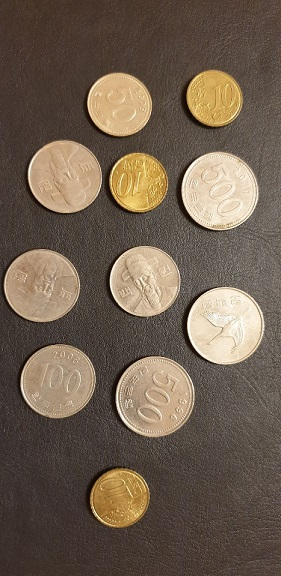
//> input picture [OpenCV] 11.영상분할/coins5.jpg, 281 x 576 px
$ ./34_20181046정연희   (built with g++ and OpenCV 4)
//> lines starting //> are read from the running program, lines starting //| are printed output that depends on the picture; after the words box and inside, x2 and y2 are one past the last pixel; in counts of white or black regions, pixels touching at a corner belong together
#include <opencv2/opencv.hpp>
#include <iostream>

using namespace cv;
using namespace std;

int threshold_value = 128;
int threshold_type = 0;
const int max_value = 255;
const int max_binary_value = 255;
Mat src, src_gray, dst;
Mat img_edge, labels, centroids, img_color, stats;
int area, width, height;

static void MyThreshold(int, void*)
{
	threshold(src, dst, threshold_value, max_binary_value, threshold_type);
	imshow("result", dst);
}


int main()
{

	src = imread("coins5.jpg", IMREAD_GRAYSCALE);
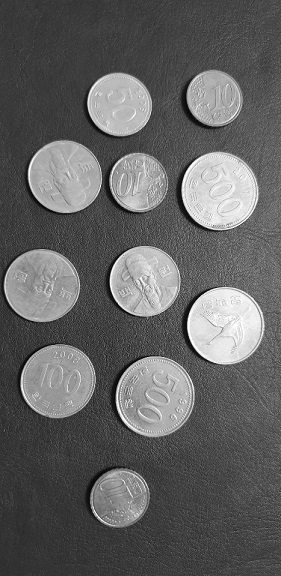
//> src: 576 rows x 281 cols, CV_8UC1; min 0, max 255, mean 98.4

	if (src.empty()) { return -1; }
	imshow("result", src);

	//------------------------ <OSTU의 이진화> -----------------------------------
	Mat blur, th1, th2, th3, th4;

	threshold(src, th1, 127, 255, THRESH_BINARY); // Global Thresholding - 임계값이 다 똑같음
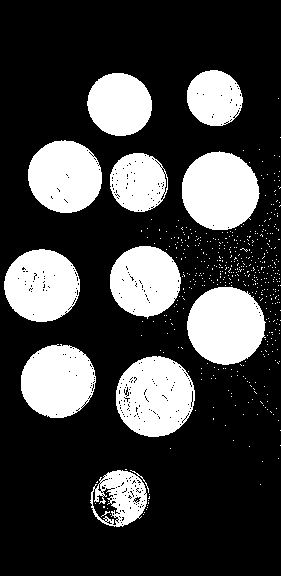
//> th1: 576 rows x 281 cols, CV_8UC1; 25.7% white; 489 white regions (478 under 20 px), largest, box (x1, y1, x2, y2) and area: (116, 356, 195, 437) 4817, (182, 151, 260, 230) 4757, (187, 287, 266, 365) 4751
	threshold(src, th2, 0, 255, THRESH_BINARY | THRESH_OTSU); // 원본에 OSTU로 임계값 자동으로 설정
//> th2: 576 rows x 281 cols, CV_8UC1; 26% white; 577 white regions (566 under 20 px), largest, box (x1, y1, x2, y2) and area: (116, 356, 195, 437) 4843, (182, 151, 260, 230) 4765, (187, 287, 266, 365) 4758

	Size size = Size(5, 5);

	GaussianBlur(src, blur, size, 0); // Blurring
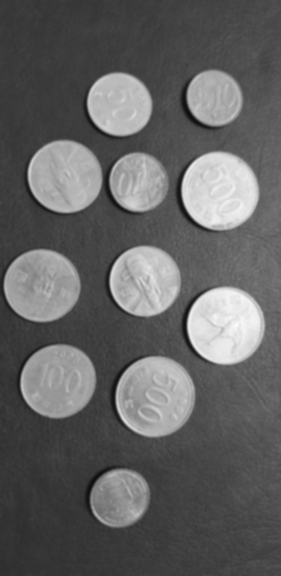
//> blur: 576 rows x 281 cols, CV_8UC1; min 14, max 251, mean 98.4
	threshold(blur, th3, 0, 255, THRESH_BINARY | THRESH_OTSU); //가우시안 블러링 처리 후 OSTU 이용해서 자동으로 임계값 준 것
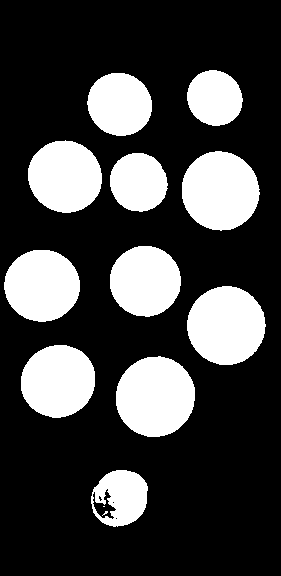
//> th3: 576 rows x 281 cols, CV_8UC1; 25.9% white; 13 white regions (2 under 20 px), largest, box (x1, y1, x2, y2) and area: (116, 356, 195, 437) 5016, (187, 286, 266, 365) 4839, (182, 151, 260, 231) 4830

	imshow("Global Thresholding", th1);
	imshow("Otsu Thresholding", th2);
	imshow("Ostu after Blurring", th3);

	//--------------------- <트랙바로 임계값 조절> ----------------------------
	createTrackbar("임계값","result", &threshold_value, max_value, MyThreshold);
	//MyThreshold(0, 0); // 초기화를 위하여 호출

	//--------------------- <Connected Component Labeling>-----------------------

	// n : 레이블 개수 반환 - 연결된 성분이 몇 개인지 분석
	int n = connectedComponentsWithStats(th3, labels, stats, centroids);
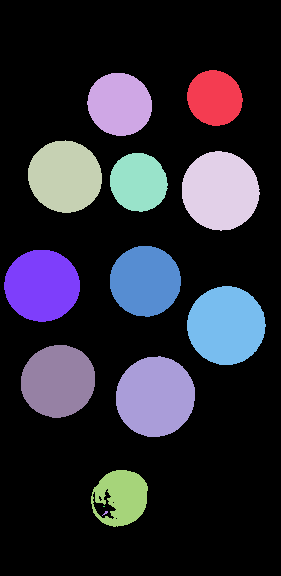
//> labels: 576 rows x 281 cols, CV_32SC1; 14 distinct labels, from 0 to 13; one colour per label, 0 black
//> stats = 14 rows, first 6: [0, 0, 281, 576, 119924], [187, 70, 56, 56, 2424], [87, 73, 65, 63, 3208], [28, 140, 74, 73, 4194], [182, 151, 78, 80, 4830], [110, 153, 58, 59, 2663]; centroids = 14 rows, first 8: [141.1, 293.4], [214.3, 97.61], [119.2, 103.9], [64.58, 176.2], [219.9, 190.5], [138.1, 181.9], [144.8, 280.7], [41.57, 285.2]; n = 14

	// 각 레이블의 색상 설정
	vector<Vec3b> colors(n + 1); // 각 레이블의 색상을 저장
	colors[0] = Vec3b(0, 0, 0); // colors[0]는 배경 색상, 검정색
	for (int i = 1; i <= n; i++) { // 랜덤 색상을 colors[ ] 배열에 저장
		colors[i] = Vec3b(rand() % 256, rand() % 256, rand() % 256);
	}
//> this loop made 14 passes

	img_color = cv::Mat::zeros(src.size(), CV_8UC3); //colorful label 영상 만들기
	for (int y = 0; y < img_color.rows; y++)
		for (int x = 0; x < img_color.cols; x++)
		{
			int label = labels.at<int>(y, x);
			img_color.at<cv::Vec3b>(y, x) = colors[label];


		}
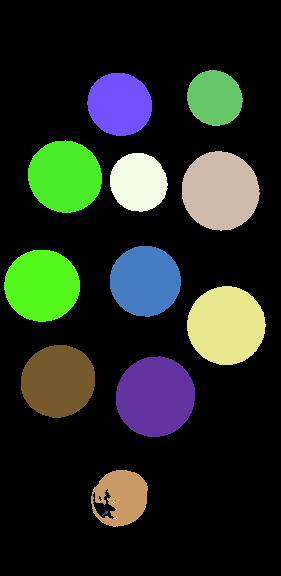
//> img_color: 576 rows x 281 cols, CV_8UC3; mean B, G, R 33.8, 43, 35.7

	// 동전 갯수 합산 배열
	int fiveHundWon[10], oneHundWon[10], tenWon[10], fiftyWon[10];
	int cntFiveHund = 0, cntOneHund = 0, cntTen = 0, cntFifty = 0;

	// stas 출력
	for (int i = 0; i < n; i++)
	{
		area = stats.at<int>(i, CC_STAT_AREA);
		width = stats.at<int>(i, CC_STAT_WIDTH);
		height = stats.at<int>(i, CC_STAT_HEIGHT);

		cout << i << " : "  << area << " " << width << " " << height << endl;

		// 각 width에 따라 동전 갯수 합산
		if (width > 50 && width < 60 ) {
			tenWon[cntTen] = width;
			cntTen++;
		}
		else if (width >= 60 && width < 70) {
			fiftyWon[cntFifty] = width;
			cntFifty++;
		}
		else if (width >= 70 && width <=76) {
			oneHundWon[cntOneHund] = width;
			cntOneHund++;
		}
		else if( width >= 77 && width <= 87) {
			fiveHundWon[cntFiveHund] = width;
			cntFiveHund++;
		}
	}
//> this loop made 14 passes
//> (area, width, height, cntFifty) on pass 3: (3208, 65, 63, 1)
//> (area, width, height) on passes 1, 2, 4, 5, 6, 7: (119924, 281, 576), (2424, 56, 56), (4194, 74, 73), (4830, 78, 80), (2663, 58, 59), (3955, 71, 71)
//| 0 : 119924 281 576
//| 1 : 2424 56 56
//| 2 : 3208 65 63
//| 3 : 4194 74 73
//| 4 : 4830 78 80
//| 5 : 2663 58 59
//| 6 : 3955 71 71
//| 7 : 4282 76 72
//> (output is shown up to pass 8 of 14)
//> after the loop, cntTen = 3; cntFifty = 1; cntOneHund = 4; cntFiveHund = 3

	// 총 가격
	int sum = 10 * cntTen + 50 * cntFifty + 100 * cntOneHund + 500 * cntFiveHund;
//> sum = 1980
	cout << "총 " << sum << " 원입니다 !" << endl;
//| 총 1980 원입니다 !

	// 각 동전 cnt 출력
	cout << "5백원 " << cntFiveHund << "개" << endl;
//| 5백원 3개
	cout << "1백원 " << cntOneHund << "개" << endl;
//| 1백원 4개
	cout << "5십원 " << cntFifty << "개" << endl;
//| 5십원 1개
	cout << "1십원 " << cntTen << "개" << endl;
//| 1십원 3개

	// 연결성분 레이블링 결과 출력
	cv::imshow("Labeled map", img_color);
	cv::waitKey();
//> in MyThreshold, `threshold(src, dst, threshold_value, max_binary_value, threshold_type);`:
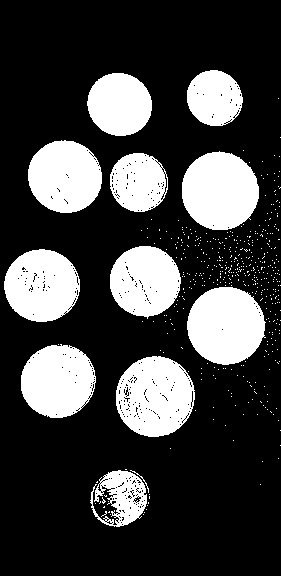
//> dst: 576 rows x 281 cols, CV_8UC1; 25.6% white; 465 white regions (453 under 20 px), largest, box (x1, y1, x2, y2) and area: (116, 356, 195, 437) 4797, (182, 151, 259, 230) 4753, (187, 287, 266, 365) 4747


	return 0;
}
